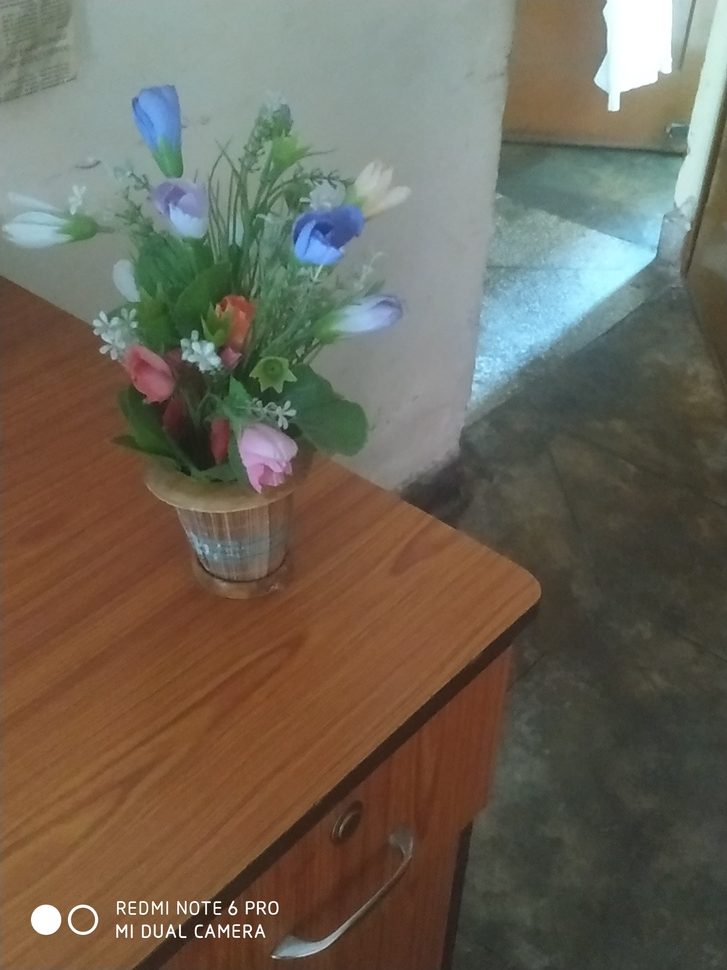
#> input picture Data/FlowerBlur.jpg, 727 x 970 px, shrunk from 3000 x 4000 before the run
$ jupyter execute SimpleThresholding.ipynb
#> lines starting #> are read from the running program, lines starting #| are printed output that depends on the picture; after the words box and inside, x2 and y2 are one past the last pixel; in counts of white or black regions, pixels touching at a corner belong together
[cell 1]
import sys
import cv2
import matplotlib.pyplot as plt
import numpy as np

def rgbtogray_AVG(img):
    return np.mean(img,axis=2)
def rgbtogray_weighted(img):
    w_r,w_g,w_b=0.299,0.587,0.114
    imgray = w_r*img[...,0] + w_g*img[...,1] + w_b*img[...,2]
    return imgray

plt.rcParams.update({'font.size': 22})

imBGR = cv2.imread('../Data/FlowerBlur.jpg')
#> imBGR is the input picture: shape (970, 727, 3); mean B, G, R 87.8, 102, 109.4
img = cv2.cvtColor(imBGR, cv2.COLOR_BGR2RGB)
print(f'The image dimensions are {img.shape}\n & \nThe image pixel dtpe is {img.dtype}')
#| The image dimensions are (970, 727, 3)
#|  &
#| The image pixel dtpe is uint8
im_gray=rgbtogray_weighted(img).astype(np.uint8)
#> in rgbtogray_weighted, `imgray = w_r*img[...,0] + w_g*img[...,1] + w_b*img[...,2]`:
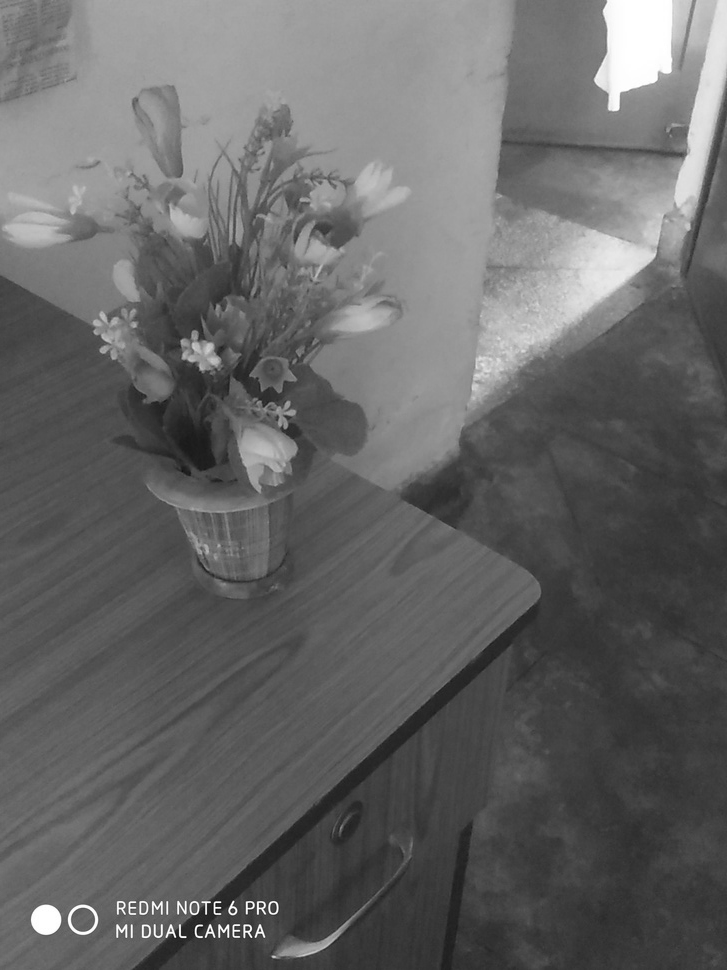
#> imgray: shape (970, 727) float64; min 14.86, max 255, mean 102.6
'Show grayscale Weighted image'
plt.figure(figsize=(8,8))
plt.imshow(im_gray,cmap='gray')
plt.show()

[cell 2]
'''Using Simple thresholding with arbitrary threshold k '''
t = 105
im_bin=np.where(im_gray>t,255,0)
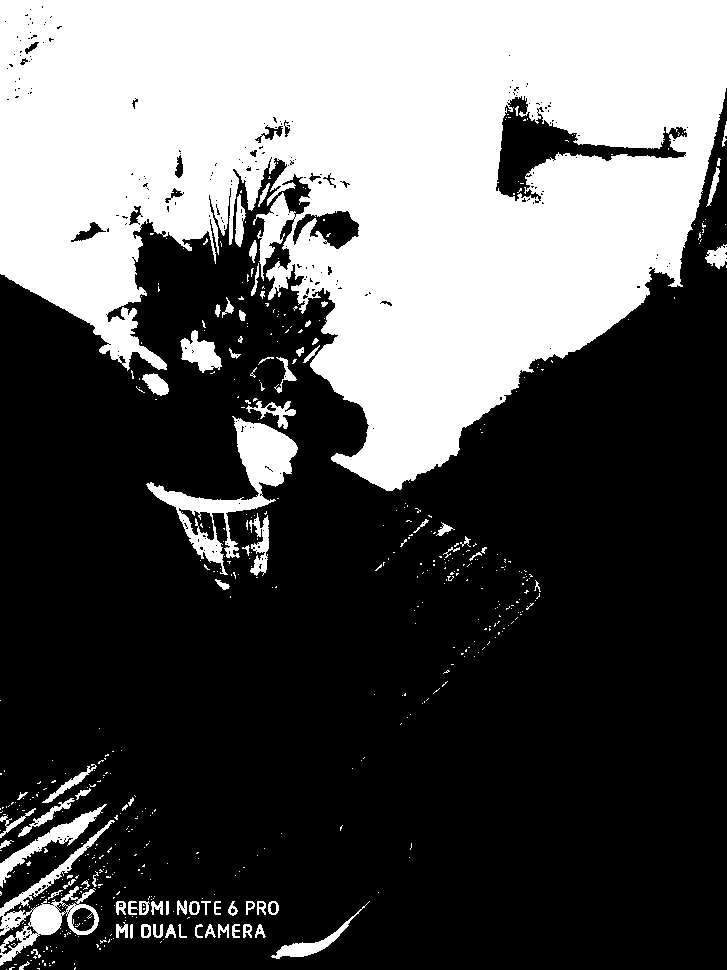
#> im_bin: shape (970, 727) int64; 35.1% white; 535 white regions (455 under 20 px), largest, box (x1, y1, x2, y2) and area: (0, 0, 727, 491) 226884, (146, 416, 298, 575) 5702, (0, 820, 115, 966) 3396
'Show Binary image'
plt.figure(figsize=(8,8))
plt.imshow(im_bin,cmap='gray')
plt.show()
